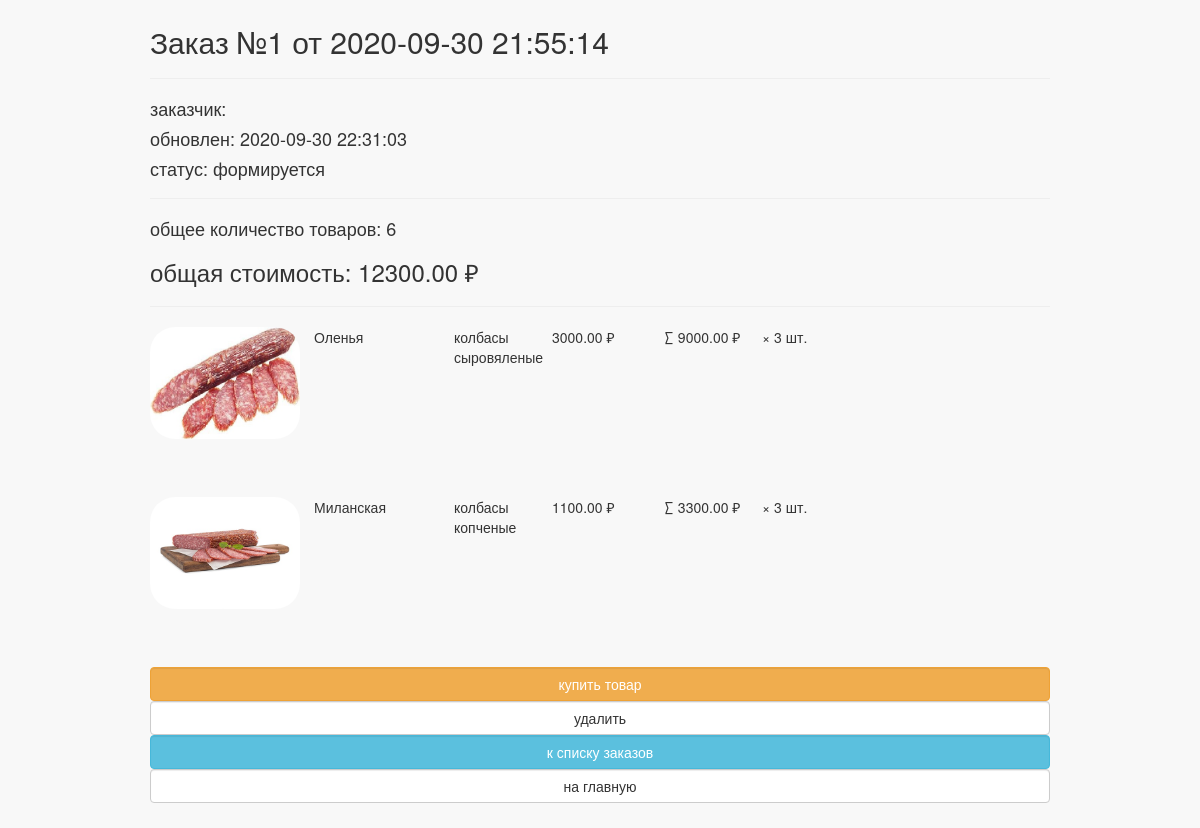
Page /orders/read/1/ on the committed database.
### ordersapp/models.py (models this page shows, shortened)
class Order(models.Model):
    FORMING = 'F'
    SENT_TO_PROCEED = 'S'
    PROCEEDED = 'P'
    PAID = 'D'
    READY = 'Y'
    CANCEL = 'C'
    ORDER_STATUS_CHOICES = (
        (FORMING, 'формируется'),
        (SENT_TO_PROCEED, 'отправлен в обработку'),
        (PAID, 'оплачен'),
        (PROCEEDED, 'обрабатывается'),
        (READY, 'готов к выдаче'),
        (CANCEL, 'отменен'),
    )
    user = models.ForeignKey(get_user_model(), on_delete=models.CASCADE)
    created = models.DateTimeField(verbose_name='создан', auto_now_add=True)
    updated = models.DateTimeField(verbose_name='обновлен', auto_now=True)
    status = models.CharField(verbose_name='статус',
                              max_length=1,
                              choices=ORDER_STATUS_CHOICES,
                              default=FORMING)
    is_active = models.BooleanField(verbose_name='активен', default=True)
    class Meta:
        ordering = ('-created',)
        verbose_name = 'заказ'
        verbose_name_plural = 'заказы'
    @property
    def is_forming(self):
        return self.status == self.FORMING
    @property
    def total_quantity(self):
        items = self.orderitems.all()
        return sum(list(map(lambda x: x.quantity, items)))
    @property
    def total_cost(self):
        items = self.orderitems.all()
        return sum(list(map(lambda x: x.quantity * x.product.price, items)))

class OrderItem(models.Model):
    order = models.ForeignKey(Order,
                              related_name="orderitems",
                              on_delete=models.CASCADE)
    product = models.ForeignKey(Product,
                                verbose_name='продукт',
                                on_delete=models.CASCADE)
    quantity = models.PositiveIntegerField(verbose_name='количество',
                                           default=0)
    @property
    def product_cost(self):
        return self.product.price * self.quantity

### mainapp/models.py (models this page shows, shortened)
class Product(models.Model):
    category = models.ForeignKey(ProductCategory, on_delete=models.CASCADE, verbose_name='категория продукта')
    name = models.CharField(verbose_name='имя продукта', max_length=128)
    image = models.ImageField(upload_to='products_images', blank=True)
    short_desc = models.CharField(verbose_name='краткое описание продукта', max_length=64, blank=True)
    description = models.TextField(verbose_name='описание продукта', blank=True)
    price = models.DecimalField(verbose_name='цена продукта', max_digits=8, decimal_places=2, default=0)
    quantity = models.IntegerField(verbose_name='количество на складе', default=0)
    is_active = models.BooleanField(default=True)

class ProductCategory(models.Model):
    name = models.CharField(verbose_name='имя', max_length=128)
    description = models.TextField(verbose_name='описание', blank=True)
    is_active = models.BooleanField(default=True)

### ordersapp/views.py (the view)
# urls.py: path('read/<int:pk>/', ordersapp.OrderDetail.as_view(), name='order_read'),
class OrderDetail(DetailView):
    model = Order

### mainapp/context_processors.py (called while the page is built)
def catalog_menu(request):
    return {'catalog_menu': ProductCategory.objects.filter(is_active=True)}

### mainapp/templatetags/my_tags.py (called while the page is built)
@register.filter(name='media_folder_products')
def media_folder_products(string):
    if not string:
        string = 'products_images/default.jpg'
    return f'{settings.MEDIA_URL}{string}'

### ordersapp/templates/ordersapp/order_detail.html
{% extends "ordersapp/common.html" %}
{% load static %}
{% load my_tags %}
{% block content %}
    {% include 'ordersapp/includes/inc__order_summary.html' %}
    <div class="basket_list">
        {% for item in object.orderitems.all %}
            <div class="basket_record">
                <img src="{{ item.product.image|media_folder_products }}"
                     alt="{{ item.product.short_desc }}">
                <span class="product_name">{{ item.product.name }}</span>
                <span class="category_name">{{ item.product.category.name }}</span>
                <span class="product_price">{{ item.product.price }}&nbsp;&#8381;</span>
                <span class="product_quantity">&#215;&nbsp;{{ item.quantity }} шт.</span>
                <span class="product_cost">&sum;&nbsp;{{ item.product_cost }}&nbsp;&#8381;</span>
            </div>
        {% endfor %}
    </div>
    {% include 'ordersapp/includes/inc__order_actions.html' %}
{% endblock %}

### ordersapp/templates/ordersapp/includes/inc__order_summary.html (shortened to what this page needs)
{% if object %}
    <div class="h2">Заказ &#8470;{{ object.pk }} от {{ object.created|date:"Y-m-d H:i:s" }}</div>
    <hr>
    <div class="h4">заказчик: {{ user.last_name }} {{ user.first_name }} </div>
    <div class="h4">обновлен: {{ object.updated|date:"Y-m-d H:i:s" }}</div>
    <div class="h4">статус: {{ object.get_status_display }}</div>
    <hr>
    <div class="h4">
        общее количество товаров: <span class="order_total_quantity">{{ object.total_quantity }}</span>
    </div>
    <div class="h3">
        общая стоимость: <span class="order_total_cost">{{ object.total_cost }}</span> &#8381;
    </div>
{% endif %}
<hr>

### static/css/style.css (style rules this page uses)
* { margin: 0; padding: 0; }
body { background-color: #f8f8f8; }
.basket_list span.category_name { margin-left: 2em; margin-right: 1em; width: 5em; position: relative; display: block; float: left; }
.basket_list span.product_name { margin-left: 1em; width: 8em; position: relative; display: block; float: left; }
.basket_list span.product_price { margin-left: 1em; width: 7em; position: relative; display: block; float: left; }
.basket_list span.product_cost { margin-left: 1em; width: 7em; position: relative; display: block; float: left; }
.basket_list .basket_record { position: relative; display: block; height: 170px; float: none; }
.order_container img { display: block; float: left; width: 150px; border-radius: 25px; }

### rows in the picture
Order: pk "1", created "2020-09-30 21:55:14", updated "2020-09-30 22:31:03", status "формируется", total_quantity "6", total_cost "12300.00"
OrderItem: product.image|media_folder_products (picture), product.name "Оленья", product.category.name "колбасы сыровяленые", product.price "3000.00", quantity "3", product_cost "9000.00"
OrderItem: product.image|media_folder_products (picture), product.name "Миланская", product.category.name "колбасы копченые", product.price "1100.00", quantity "3", product_cost "3300.00"
